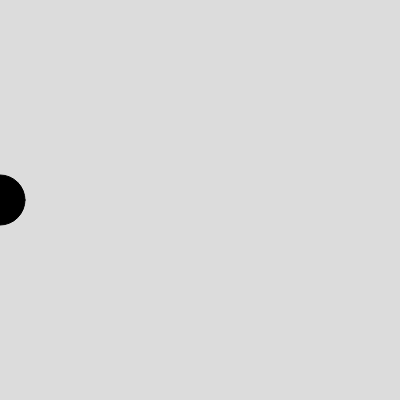
Frame 1 (no input)
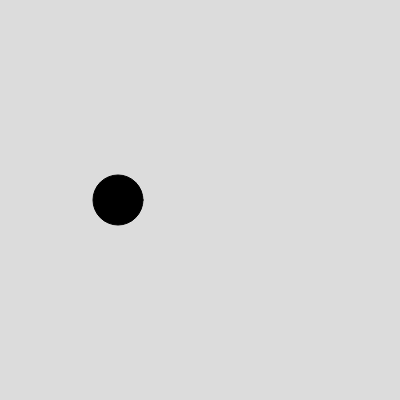
Frame 60 (no input)
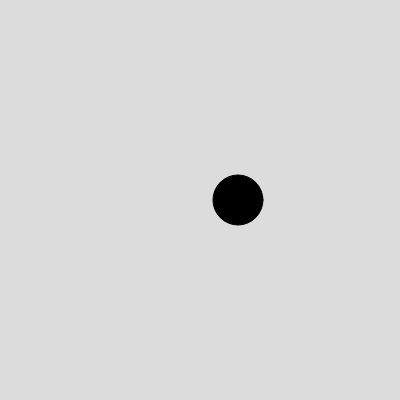
Frame 120 (the mouse pressed at the canvas centre since frame 60)

The p5.js sketch that drew these frames (run headless with seeded random() and noise() and a simulated clock; from frame 60 on, the mouse is pressed at the canvas centre):

// p5.js sketch
// ── sketch.js
// DM2008 — Activity 2a
// Mode Switch (20 min)
//
// Use keys 1, 2, 3 to switch between at least 3 modes.
// Each mode should change more than just the background — think fill, size, or motion.
//
// Stretch: add a 4th mode, or make the ellipse change shape between modes.

let x = 0;       // ellipse x-position
let size = 50;   // ellipse size
let bgColor;     // background color, changed by key presses
let c;

function setup() {
  createCanvas(400, 400);
  bgColor = color(220);
  c = color(0);
}

function draw() {
  background(bgColor);

  fill(c);
  ellipse(x, height / 2, size);

  x += 2;

  if (x > width + size / 2) {
    x = 0;
  }
}

// Keys 1, 2, 3 change the background color
function  keyPressed() {
  switch (key) {
    case "1":
      c = color(255);
      bgColor = color(237, 45, 131, 10);
      size = (300)
      break; // red
    case "2":
       c = color(235, 157, 188);
      bgColor = color(19, 237, 52, 10);
       size = (50)
      break; // green
    case "3":
       c = color(242, 237, 177);
      bgColor = color(100, 100, 200, 10);
      size = (100)
      break; // blue
    case " ":
      bgColor = color(220); // grey
      break;
  }
}
